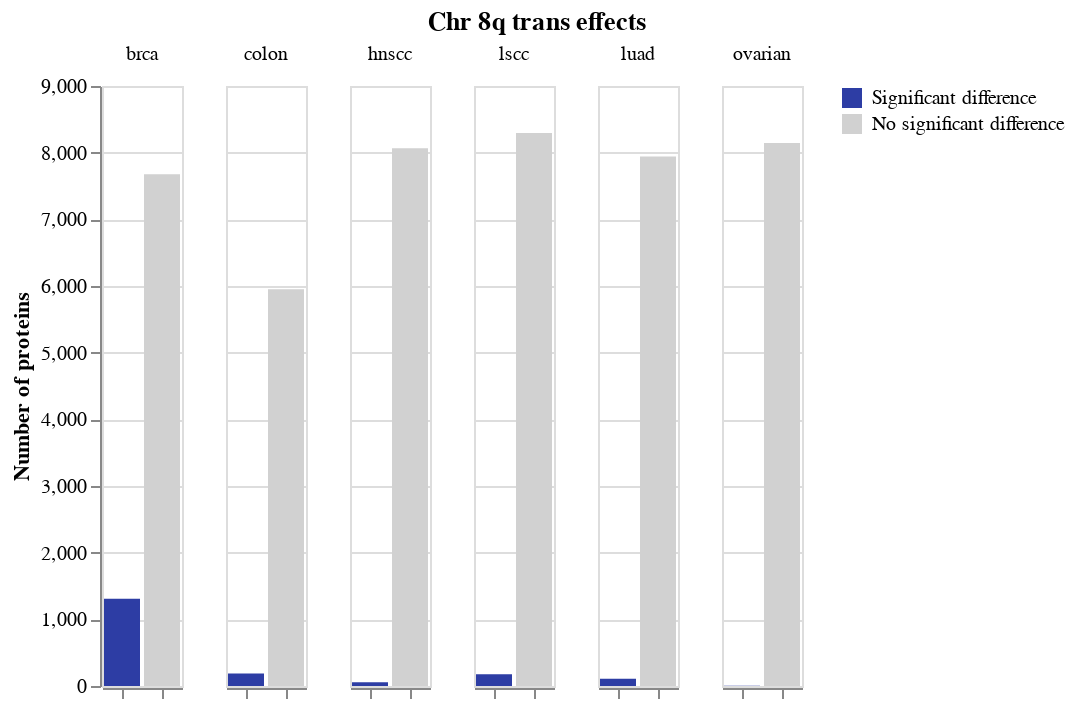

The notebook cell this image was saved under:
### Markdown cell above
## Select the proteins with a significant change, and take a detour to make some plots

### Code cell
prots = long_results[long_results["adj_p"] <= 0.05].reset_index(drop=True)
prots_cts = prots.groupby("cancer_type").count()[["protein"]]

fail_prots = long_results[long_results["adj_p"] > 0.05].reset_index(drop=True)
fail_cts = fail_prots.groupby("cancer_type").count()[["protein"]]

prots_cts.insert(0, "count_type", "Significant difference")
fail_cts.insert(0, "count_type", "No significant difference")

counts = prots_cts.append(fail_cts).sort_index().reset_index(drop=False)

alt.Chart(counts).mark_bar().encode(
    x=alt.X(
        "count_type",
        axis=alt.Axis(
            title=None,
            labels=False
        ),
        sort=["Significant difference"]
    ),
    y=alt.Y(
        "protein",
        axis=alt.Axis(
            title="Number of proteins"
        )
    ),
    color=alt.Color(
        "count_type",
        title=None,
        sort=["Significant difference"],
        scale=alt.Scale(
            domain=["Significant difference", "No significant difference"],
            range=["#2d3da4", "#d1d1d1"]
        )
    )
).facet(
    column=alt.Column(
        "cancer_type",
        title=None
    )
).properties(
    title=f"Chr {CHROMOSOME}{ARM} {TRANS_OR_CIS} effects"
).configure_title(
    anchor="middle"
)

### Figure 1 — Vega-Lite specification as saved in the notebook (floating-point values rounded to 4 significant figures)
{"config": {"view": {"continuousWidth": 400, "continuousHeight": 300}, "title": {"anchor": "middle"}}, "data": {"name": "data-9a4e18423d855a6bb54de8f9d9bb93a5"}, "facet": {"column": {"type": "nominal", "field": "cancer_type", "title": null}}, "spec": {"mark": "bar", "encoding": {"color": {"type": "nominal", "field": "count_type", "scale": {"domain": ["Significant difference", "No significant difference"], "range": ["#2d3da4", "#d1d1d1"]}, "sort": ["Significant difference"], "title": null}, "x": {"type": "nominal", "axis": {"labels": false, "title": null}, "field": "count_type", "sort": ["Significant difference"]}, "y": {"type": "quantitative", "axis": {"title": "Number of proteins"}, "field": "protein"}}}, "title": "Chr 8q trans effects", "$schema": "https://vega.github.io/schema/vega-lite/v4.8.1.json", "datasets": {"data-9a4e18423d855a6bb54de8f9d9bb93a5": [{"cancer_type": "brca", "count_type": "Significant difference", "protein": 1307}, {"cancer_type": "brca", "count_type": "No significant difference", "protein": 7675}, {"cancer_type": "colon", "count_type": "Significant difference", "protein": 188}, {"cancer_type": "colon", "count_type": "No significant difference", "protein": 5951}, {"cancer_type": "hnscc", "count_type": "Significant difference", "protein": 58}, {"cancer_type": "hnscc", "count_type": "No significant difference", "protein": 8066}, {"cancer_type": "lscc", "count_type": "Significant difference", "protein": 178}, {"cancer_type": "lscc", "count_type": "No significant difference", "protein": 8294}, {"cancer_type": "luad", "count_type": "Significant difference", "protein": 109}, {"cancer_type": "luad", "count_type": "No significant difference", "protein": 7942}, {"cancer_type": "ovarian", "count_type": "Significant difference", "protein": 2}, {"cancer_type": "ovarian", "count_type": "No significant difference", "protein": 8144}]}}
